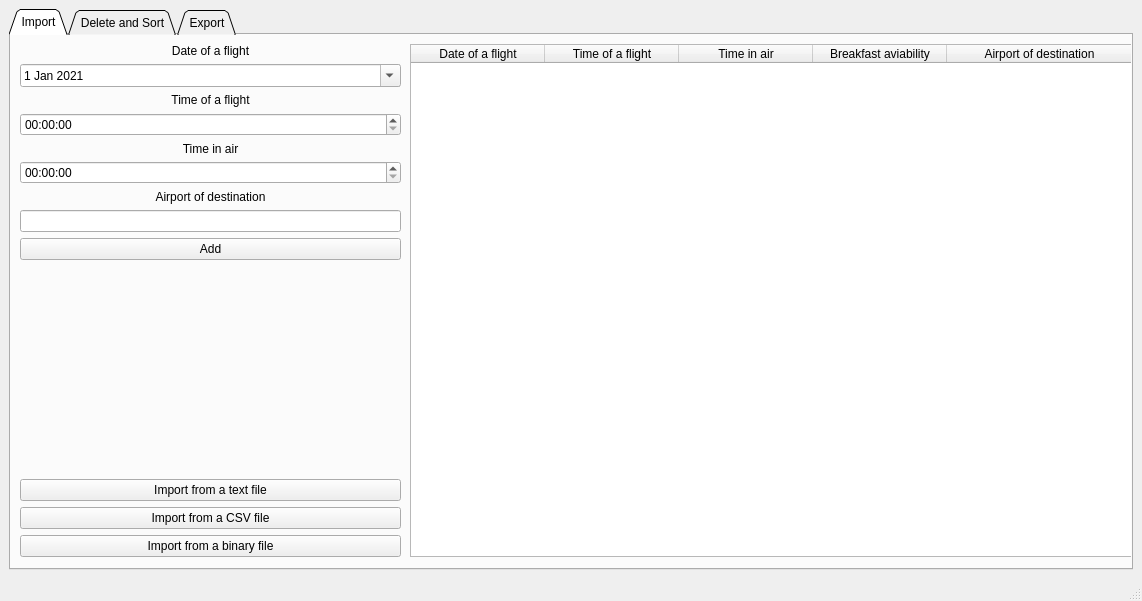
<?xml version="1.0" encoding="UTF-8"?>
<ui version="4.0">
 <class>MainWindow</class>
 <widget class="QMainWindow" name="MainWindow">
  <property name="geometry">
   <rect>
    <x>0</x>
    <y>0</y>
    <width>1142</width>
    <height>601</height>
   </rect>
  </property>
  <property name="windowTitle">
   <string>Lab12</string>
  </property>
  <widget class="QWidget" name="centralwidget">
   <layout class="QGridLayout" name="gridLayout_2">
    <item row="0" column="0">
     <widget class="QTabWidget" name="tabWidget">
      <property name="tabShape">
       <enum>QTabWidget::Triangular</enum>
      </property>
      <property name="currentIndex">
       <number>0</number>
      </property>
      <property name="documentMode">
       <bool>false</bool>
      </property>
      <widget class="QWidget" name="importTab">
       <attribute name="title">
        <string>Import</string>
       </attribute>
       <widget class="QWidget" name="i_main" native="true">
        <property name="geometry">
         <rect>
          <x>0</x>
          <y>0</y>
          <width>1131</width>
          <height>531</height>
         </rect>
        </property>
        <property name="minimumSize">
         <size>
          <width>791</width>
          <height>531</height>
         </size>
        </property>
        <widget class="QWidget" name="r_i_main" native="true">
         <property name="geometry">
          <rect>
           <x>399</x>
           <y>9</y>
           <width>723</width>
           <height>513</height>
          </rect>
         </property>
         <layout class="QGridLayout" name="gridLayout_4">
          <item row="0" column="0">
           <widget class="QTableWidget" name="tableWidget">
            <property name="columnCount">
             <number>5</number>
            </property>
            <attribute name="horizontalHeaderDefaultSectionSize">
             <number>134</number>
            </attribute>
            <attribute name="horizontalHeaderStretchLastSection">
             <bool>true</bool>
            </attribute>
            <attribute name="verticalHeaderVisible">
             <bool>false</bool>
            </attribute>
            <attribute name="verticalHeaderMinimumSectionSize">
             <number>10</number>
            </attribute>
            <attribute name="verticalHeaderStretchLastSection">
             <bool>false</bool>
            </attribute>
            <column>
             <property name="text">
              <string>Date of a flight</string>
             </property>
            </column>
            <column>
             <property name="text">
              <string>Time of a flight</string>
             </property>
            </column>
            <column>
             <property name="text">
              <string>Time in air</string>
             </property>
            </column>
            <column>
             <property name="text">
              <string>Breakfast aviability</string>
             </property>
            </column>
            <column>
             <property name="text">
              <string>Airport of destination</string>
             </property>
            </column>
           </widget>
          </item>
         </layout>
        </widget>
        <widget class="QWidget" name="l_i_main" native="true">
         <property name="geometry">
          <rect>
           <x>9</x>
           <y>9</y>
           <width>381</width>
           <height>513</height>
          </rect>
         </property>
         <property name="maximumSize">
          <size>
           <width>384</width>
           <height>513</height>
          </size>
         </property>
         <layout class="QGridLayout" name="gridLayout_3">
          <item row="7" column="0">
           <widget class="QLineEdit" name="airportEdit"/>
          </item>
          <item row="1" column="0">
           <widget class="QDateEdit" name="flightDate">
            <property name="dateTime">
             <datetime>
              <hour>0</hour>
              <minute>0</minute>
              <second>0</second>
              <year>2021</year>
              <month>1</month>
              <day>1</day>
             </datetime>
            </property>
            <property name="calendarPopup">
             <bool>true</bool>
            </property>
           </widget>
          </item>
          <item row="4" column="0">
           <widget class="QLabel" name="airLabel">
            <property name="maximumSize">
             <size>
              <width>16777215</width>
              <height>13</height>
             </size>
            </property>
            <property name="text">
             <string>Time in air</string>
            </property>
            <property name="alignment">
             <set>Qt::AlignCenter</set>
            </property>
           </widget>
          </item>
          <item row="12" column="0">
           <widget class="QPushButton" name="binImportButton">
            <property name="text">
             <string>Import from a binary file</string>
            </property>
           </widget>
          </item>
          <item row="0" column="0">
           <widget class="QLabel" name="dateLabel">
            <property name="maximumSize">
             <size>
              <width>16777215</width>
              <height>16</height>
             </size>
            </property>
            <property name="text">
             <string>Date of a flight</string>
            </property>
            <property name="alignment">
             <set>Qt::AlignCenter</set>
            </property>
           </widget>
          </item>
          <item row="5" column="0">
           <widget class="QTimeEdit" name="airTimeEdit">
            <property name="calendarPopup">
             <bool>true</bool>
            </property>
           </widget>
          </item>
          <item row="3" column="0">
           <widget class="QTimeEdit" name="flightTimeEdit">
            <property name="calendarPopup">
             <bool>true</bool>
            </property>
           </widget>
          </item>
          <item row="6" column="0">
           <widget class="QLabel" name="airportLabel">
            <property name="maximumSize">
             <size>
              <width>16777215</width>
              <height>16</height>
             </size>
            </property>
            <property name="text">
             <string>Airport of destination</string>
            </property>
            <property name="alignment">
             <set>Qt::AlignCenter</set>
            </property>
           </widget>
          </item>
          <item row="8" column="0">
           <widget class="QPushButton" name="addButton">
            <property name="palette">
             <palette>
              <active>
               <colorrole role="ButtonText">
                <brush brushstyle="SolidPattern">
                 <color alpha="255">
                  <red>0</red>
                  <green>0</green>
                  <blue>0</blue>
                 </color>
                </brush>
               </colorrole>
              </active>
              <inactive>
               <colorrole role="ButtonText">
                <brush brushstyle="SolidPattern">
                 <color alpha="255">
                  <red>0</red>
                  <green>0</green>
                  <blue>0</blue>
                 </color>
                </brush>
               </colorrole>
              </inactive>
              <disabled>
               <colorrole role="ButtonText">
                <brush brushstyle="SolidPattern">
                 <color alpha="255">
                  <red>120</red>
                  <green>120</green>
                  <blue>120</blue>
                 </color>
                </brush>
               </colorrole>
              </disabled>
             </palette>
            </property>
            <property name="cursor">
             <cursorShape>ArrowCursor</cursorShape>
            </property>
            <property name="text">
             <string>Add</string>
            </property>
           </widget>
          </item>
          <item row="9" column="0">
           <spacer name="verticalSpacer">
            <property name="orientation">
             <enum>Qt::Vertical</enum>
            </property>
            <property name="sizeHint" stdset="0">
             <size>
              <width>20</width>
              <height>193</height>
             </size>
            </property>
           </spacer>
          </item>
          <item row="10" column="0">
           <widget class="QPushButton" name="txtImportButton">
            <property name="text">
             <string>Import from a text file</string>
            </property>
           </widget>
          </item>
          <item row="2" column="0">
           <widget class="QLabel" name="timeLabel">
            <property name="maximumSize">
             <size>
              <width>16777215</width>
              <height>16</height>
             </size>
            </property>
            <property name="text">
             <string>Time of a flight</string>
            </property>
            <property name="alignment">
             <set>Qt::AlignCenter</set>
            </property>
           </widget>
          </item>
          <item row="11" column="0">
           <widget class="QPushButton" name="csvImportButton">
            <property name="text">
             <string>Import from a CSV file</string>
            </property>
           </widget>
          </item>
         </layout>
        </widget>
       </widget>
      </widget>
      <widget class="QWidget" name="deleteTab">
       <attribute name="title">
        <string>Delete and Sort</string>
       </attribute>
       <widget class="QWidget" name="d_main" native="true">
        <property name="geometry">
         <rect>
          <x>0</x>
          <y>0</y>
          <width>1131</width>
          <height>531</height>
         </rect>
        </property>
        <widget class="QWidget" name="l_d_main" native="true">
         <property name="geometry">
          <rect>
           <x>9</x>
           <y>9</y>
           <width>381</width>
           <height>513</height>
          </rect>
         </property>
         <property name="sizePolicy">
          <sizepolicy hsizetype="Minimum" vsizetype="Minimum">
           <horstretch>0</horstretch>
           <verstretch>0</verstretch>
          </sizepolicy>
         </property>
         <property name="minimumSize">
          <size>
           <width>381</width>
           <height>481</height>
          </size>
         </property>
         <layout class="QVBoxLayout" name="verticalLayout">
          <item>
           <widget class="QPushButton" name="deleteButton">
            <property name="text">
             <string>Delete</string>
            </property>
           </widget>
          </item>
          <item>
           <widget class="QPushButton" name="deleteAllButton">
            <property name="text">
             <string>Delete all</string>
            </property>
           </widget>
          </item>
          <item>
           <spacer name="verticalSpacer_2">
            <property name="orientation">
             <enum>Qt::Vertical</enum>
            </property>
            <property name="sizeHint" stdset="0">
             <size>
              <width>20</width>
              <height>40</height>
             </size>
            </property>
           </spacer>
          </item>
          <item>
           <widget class="QLabel" name="label">
            <property name="text">
             <string>Order</string>
            </property>
            <property name="alignment">
             <set>Qt::AlignCenter</set>
            </property>
           </widget>
          </item>
          <item>
           <layout class="QHBoxLayout" name="horizontalLayout">
            <item>
             <widget class="QRadioButton" name="ascRadio">
              <property name="text">
               <string>Ascending</string>
              </property>
              <property name="checked">
               <bool>true</bool>
              </property>
              <attribute name="buttonGroup">
               <string notr="true">buttonGroup</string>
              </attribute>
             </widget>
            </item>
            <item>
             <widget class="QRadioButton" name="desRadio">
              <property name="text">
               <string>Descending</string>
              </property>
              <attribute name="buttonGroup">
               <string notr="true">buttonGroup</string>
              </attribute>
             </widget>
            </item>
           </layout>
          </item>
          <item>
           <widget class="QPushButton" name="dfSortButton">
            <property name="text">
             <string>Sort by the date of a flight</string>
            </property>
           </widget>
          </item>
          <item>
           <widget class="QPushButton" name="tfSortButton">
            <property name="text">
             <string>Sort by the time of a flight</string>
            </property>
           </widget>
          </item>
          <item>
           <widget class="QPushButton" name="taSortButton">
            <property name="text">
             <string>Sort by the time in air</string>
            </property>
           </widget>
          </item>
          <item>
           <widget class="QPushButton" name="baSortButton">
            <property name="text">
             <string>Sort by breakfast aviability</string>
            </property>
           </widget>
          </item>
          <item>
           <widget class="QPushButton" name="adSortButton">
            <property name="text">
             <string>Sort by the airport of destination</string>
            </property>
           </widget>
          </item>
         </layout>
        </widget>
        <widget class="QWidget" name="r_d_main" native="true">
         <property name="geometry">
          <rect>
           <x>399</x>
           <y>9</y>
           <width>723</width>
           <height>513</height>
          </rect>
         </property>
         <property name="sizePolicy">
          <sizepolicy hsizetype="Minimum" vsizetype="Minimum">
           <horstretch>0</horstretch>
           <verstretch>0</verstretch>
          </sizepolicy>
         </property>
         <property name="minimumSize">
          <size>
           <width>311</width>
           <height>491</height>
          </size>
         </property>
         <layout class="QGridLayout" name="gridLayout_5">
          <item row="0" column="0">
           <widget class="QTableWidget" name="tableWidget_2">
            <property name="columnCount">
             <number>5</number>
            </property>
            <attribute name="horizontalHeaderDefaultSectionSize">
             <number>134</number>
            </attribute>
            <attribute name="horizontalHeaderStretchLastSection">
             <bool>true</bool>
            </attribute>
            <attribute name="verticalHeaderVisible">
             <bool>false</bool>
            </attribute>
            <attribute name="verticalHeaderMinimumSectionSize">
             <number>10</number>
            </attribute>
            <attribute name="verticalHeaderStretchLastSection">
             <bool>false</bool>
            </attribute>
            <column>
             <property name="text">
              <string>Date of a flight</string>
             </property>
            </column>
            <column>
             <property name="text">
              <string>Time of a flight</string>
             </property>
            </column>
            <column>
             <property name="text">
              <string>Time in air</string>
             </property>
            </column>
            <column>
             <property name="text">
              <string>Breakfast aviability</string>
             </property>
            </column>
            <column>
             <property name="text">
              <string>Airport of destination</string>
             </property>
            </column>
           </widget>
          </item>
         </layout>
        </widget>
       </widget>
      </widget>
      <widget class="QWidget" name="exportTab">
       <attribute name="title">
        <string>Export</string>
       </attribute>
       <widget class="QWidget" name="e_main" native="true">
        <property name="geometry">
         <rect>
          <x>0</x>
          <y>0</y>
          <width>1131</width>
          <height>531</height>
         </rect>
        </property>
        <widget class="QWidget" name="l_e_main" native="true">
         <property name="geometry">
          <rect>
           <x>9</x>
           <y>9</y>
           <width>381</width>
           <height>513</height>
          </rect>
         </property>
         <property name="minimumSize">
          <size>
           <width>381</width>
           <height>513</height>
          </size>
         </property>
         <layout class="QVBoxLayout" name="verticalLayout_2">
          <item>
           <widget class="QPushButton" name="plainExportButton">
            <property name="text">
             <string>Export as a plain text</string>
            </property>
           </widget>
          </item>
          <item>
           <spacer name="verticalSpacer_3">
            <property name="orientation">
             <enum>Qt::Vertical</enum>
            </property>
            <property name="sizeHint" stdset="0">
             <size>
              <width>20</width>
              <height>40</height>
             </size>
            </property>
           </spacer>
          </item>
          <item>
           <widget class="QPushButton" name="tableExportButton">
            <property name="text">
             <string>Export as a table</string>
            </property>
           </widget>
          </item>
          <item>
           <spacer name="verticalSpacer_4">
            <property name="orientation">
             <enum>Qt::Vertical</enum>
            </property>
            <property name="sizeHint" stdset="0">
             <size>
              <width>20</width>
              <height>40</height>
             </size>
            </property>
           </spacer>
          </item>
          <item>
           <widget class="QPushButton" name="csvExportButton">
            <property name="text">
             <string>Export as a CSV file</string>
            </property>
           </widget>
          </item>
          <item>
           <spacer name="verticalSpacer_5">
            <property name="orientation">
             <enum>Qt::Vertical</enum>
            </property>
            <property name="sizeHint" stdset="0">
             <size>
              <width>20</width>
              <height>40</height>
             </size>
            </property>
           </spacer>
          </item>
          <item>
           <widget class="QPushButton" name="binExportButton">
            <property name="text">
             <string>Export as a binary file</string>
            </property>
           </widget>
          </item>
         </layout>
        </widget>
        <widget class="QWidget" name="r_e_main" native="true">
         <property name="geometry">
          <rect>
           <x>399</x>
           <y>9</y>
           <width>723</width>
           <height>513</height>
          </rect>
         </property>
         <widget class="QTableWidget" name="tableWidget_3">
          <property name="geometry">
           <rect>
            <x>9</x>
            <y>9</y>
            <width>705</width>
            <height>495</height>
           </rect>
          </property>
          <property name="columnCount">
           <number>5</number>
          </property>
          <attribute name="horizontalHeaderDefaultSectionSize">
           <number>134</number>
          </attribute>
          <attribute name="horizontalHeaderStretchLastSection">
           <bool>true</bool>
          </attribute>
          <attribute name="verticalHeaderVisible">
           <bool>false</bool>
          </attribute>
          <attribute name="verticalHeaderMinimumSectionSize">
           <number>10</number>
          </attribute>
          <attribute name="verticalHeaderStretchLastSection">
           <bool>false</bool>
          </attribute>
          <column>
           <property name="text">
            <string>Date of a flight</string>
           </property>
          </column>
          <column>
           <property name="text">
            <string>Time of a flight</string>
           </property>
          </column>
          <column>
           <property name="text">
            <string>Time in air</string>
           </property>
          </column>
          <column>
           <property name="text">
            <string>Breakfast aviability</string>
           </property>
          </column>
          <column>
           <property name="text">
            <string>Airport of destination</string>
           </property>
          </column>
         </widget>
        </widget>
       </widget>
      </widget>
     </widget>
    </item>
   </layout>
  </widget>
  <widget class="QMenuBar" name="menubar">
   <property name="geometry">
    <rect>
     <x>0</x>
     <y>0</y>
     <width>1142</width>
     <height>20</height>
    </rect>
   </property>
  </widget>
  <widget class="QStatusBar" name="statusbar"/>
 </widget>
 <resources/>
 <connections/>
 <buttongroups>
  <buttongroup name="buttonGroup"/>
 </buttongroups>
</ui>
